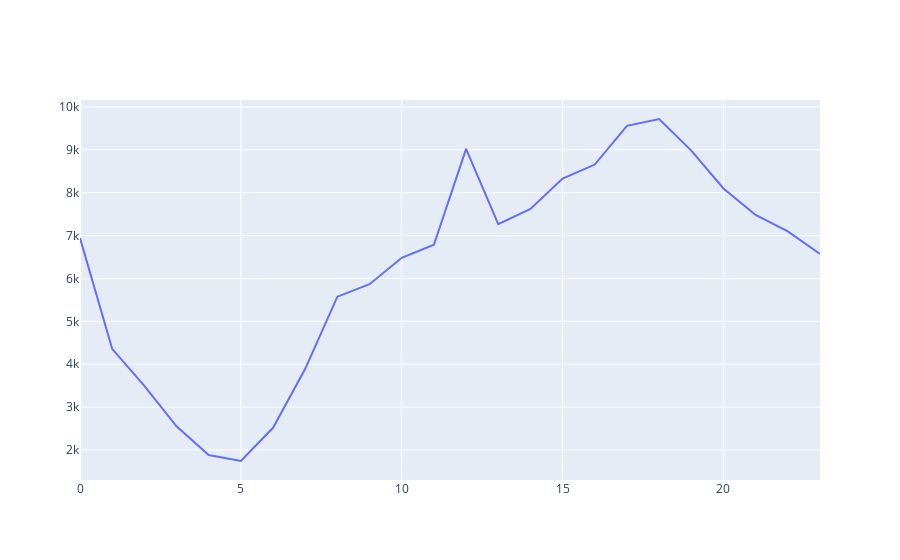

Notebook code for this chart:
### Code cell
trace = go.Scatter(
    x = hour_count.Hour,
    y = hour_count.Count
)

data=[trace]
py.iplot(data,filename='basic-line')

### Figure 1 — Plotly figure (JSON) as saved in the notebook; plotly's stock layout.template omitted (floating-point values rounded to 4 significant figures)
{"data": [{"type": "scatter", "x": [0, 1, 2, 3, 4, 5, 6, 7, 8, 9, 10, 11, 12, 13, 14, 15, 16, 17, 18, 19, 20, 21, 22, 23], "y": [6941, 4359, 3494, 2553, 1885, 1744, 2518, 3894, 5575, 5865, 6483, 6786, 9021, 7268, 7621, 8329, 8656, 9559, 9718, 8981, 8098, 7480, 7099, 6573]}], "layout": {}}
